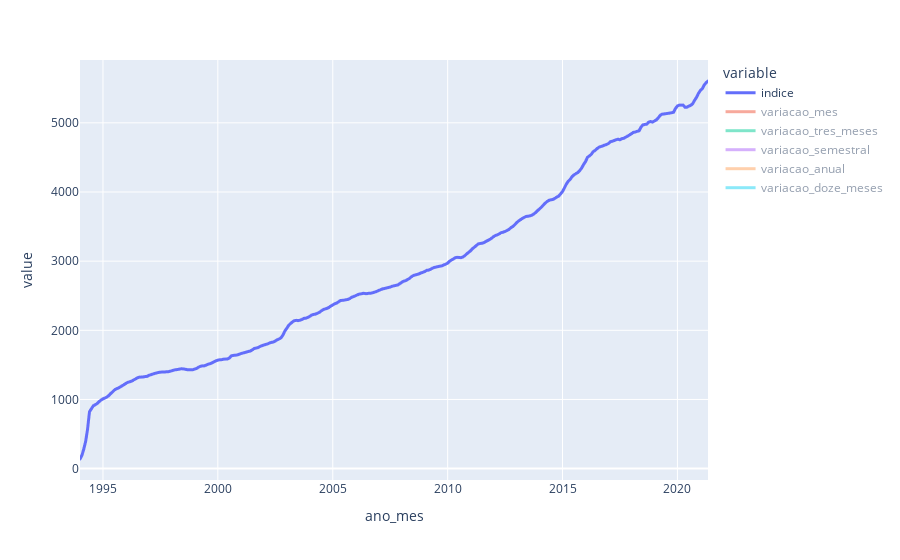

Here is the notebook cell this chart was saved with:
### Code cell
fig = px.line(df, x='ano_mes', 
              y=['indice',
                 'variacao_mes',
                 'variacao_tres_meses',
                 'variacao_semestral',
                 'variacao_anual',
                 'variacao_doze_meses',
                 
            ])
fig = fig.update_traces(line=dict(width=3))
fig = fig.update_layout(
    hovermode = 'x unified',
    height=720,
#         width=1080,
)

fig.show()

### Figure 1 — Plotly figure (JSON) as saved in the notebook; plotly's stock layout.template omitted (floating-point values rounded to 4 significant figures; data arrays with more than 128 entries replaced by an {"elided": "..."} marker saying what was removed)
{"data": [{"hovertemplate": "variable=indice<br>ano_mes=%{x}<br>value=%{y}<extra></extra>", "legendgroup": "indice", "line": {"color": "#636efa", "dash": "solid", "width": 3}, "mode": "lines", "name": "indice", "showlegend": true, "type": "scattergl", "visible": true, "x": {"elided": "329 str values"}, "xaxis": "x", "y": {"elided": "329 float values"}, "yaxis": "y"}, {"hovertemplate": "variable=variacao_mes<br>ano_mes=%{x}<br>value=%{y}<extra></extra>", "legendgroup": "variacao_mes", "line": {"color": "#EF553B", "dash": "solid", "width": 3}, "mode": "lines", "name": "variacao_mes", "showlegend": true, "type": "scattergl", "visible": "legendonly", "x": {"elided": "329 str values"}, "xaxis": "x", "y": {"elided": "329 float values"}, "yaxis": "y"}, {"hovertemplate": "variable=variacao_tres_meses<br>ano_mes=%{x}<br>value=%{y}<extra></extra>", "legendgroup": "variacao_tres_meses", "line": {"color": "#00cc96", "dash": "solid", "width": 3}, "mode": "lines", "name": "variacao_tres_meses", "showlegend": true, "type": "scattergl", "visible": "legendonly", "x": {"elided": "329 str values"}, "xaxis": "x", "y": {"elided": "329 float values"}, "yaxis": "y"}, {"hovertemplate": "variable=variacao_semestral<br>ano_mes=%{x}<br>value=%{y}<extra></extra>", "legendgroup": "variacao_semestral", "line": {"color": "#ab63fa", "dash": "solid", "width": 3}, "mode": "lines", "name": "variacao_semestral", "showlegend": true, "type": "scattergl", "visible": "legendonly", "x": {"elided": "329 str values"}, "xaxis": "x", "y": {"elided": "329 float values"}, "yaxis": "y"}, {"hovertemplate": "variable=variacao_anual<br>ano_mes=%{x}<br>value=%{y}<extra></extra>", "legendgroup": "variacao_anual", "line": {"color": "#FFA15A", "dash": "solid", "width": 3}, "mode": "lines", "name": "variacao_anual", "showlegend": true, "type": "scattergl", "visible": "legendonly", "x": {"elided": "329 str values"}, "xaxis": "x", "y": {"elided": "329 float values"}, "yaxis": "y"}, {"hovertemplate": "variable=variacao_doze_meses<br>ano_mes=%{x}<br>value=%{y}<extra></extra>", "legendgroup": "variacao_doze_meses", "line": {"color": "#19d3f3", "dash": "solid", "width": 3}, "mode": "lines", "name": "variacao_doze_meses", "showlegend": true, "type": "scattergl", "visible": "legendonly", "x": {"elided": "329 str values"}, "xaxis": "x", "y": {"elided": "329 float values"}, "yaxis": "y"}], "layout": {"autosize": true, "hovermode": "x unified", "legend": {"title": {"text": "variable"}, "tracegroupgap": 0}, "margin": {"t": 60}, "xaxis": {"anchor": "y", "autorange": true, "domain": [0, 1], "range": ["1994-01-01", "2021-05-01"], "title": {"text": "ano_mes"}, "type": "date"}, "yaxis": {"anchor": "x", "autorange": true, "domain": [0, 1], "range": [-164.5, 5908.0], "title": {"text": "value"}, "type": "linear"}}}
